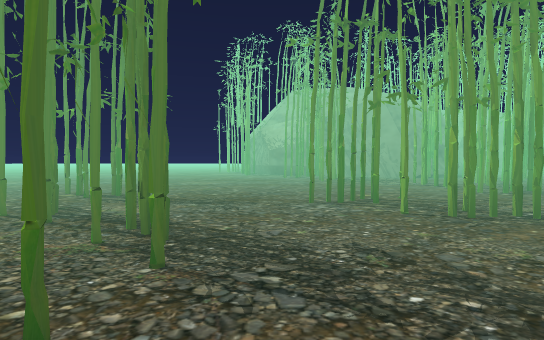
View 1 (above)

22 first-person views from a walk through a 3-D level made in the Unity game engine. The camera is 1.3 m above the floor, tilts 2° down and sees 80° across. The floor is counted in squares, 2 m on a side. Each view is taken from the middle of a square. On the plan, view 1 faces up. The plan holds only what a view shows up to about 10 squares ahead; the rest is blank. The place goes on beyond the plan. The player character is not drawn. Some animated figures are left out. Some surface patterns are stand-ins.

View 2
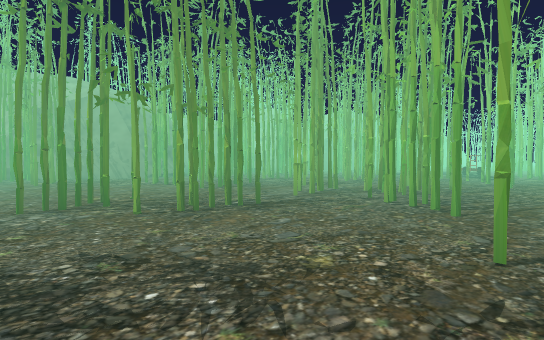

View 3
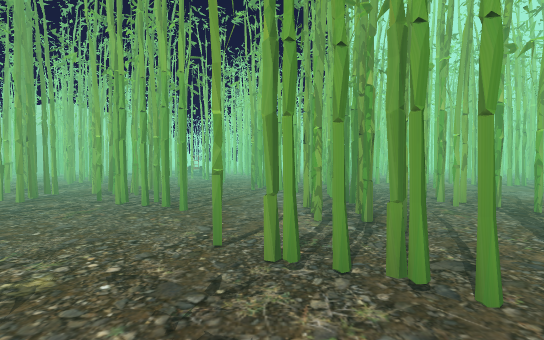

View 4
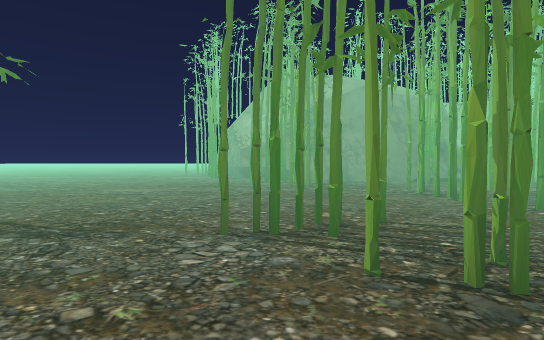

View 5
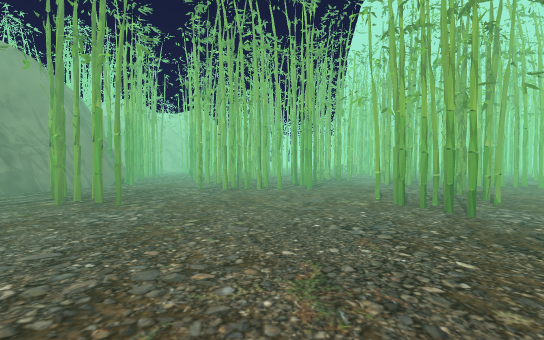

View 6
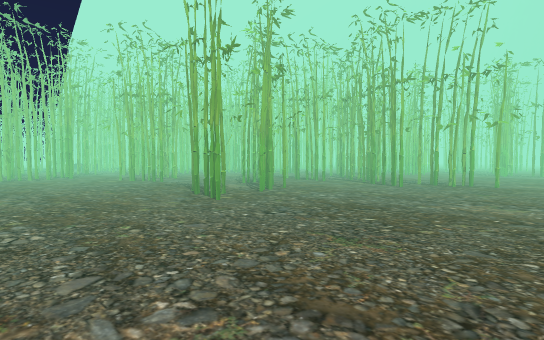

View 7
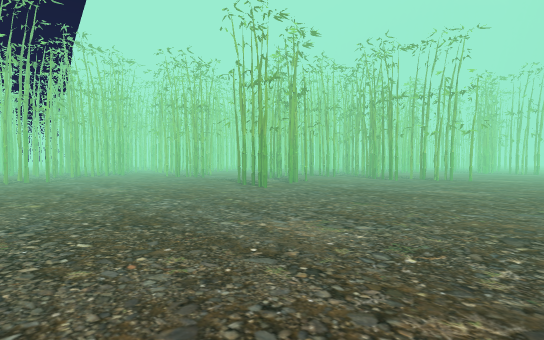

View 8
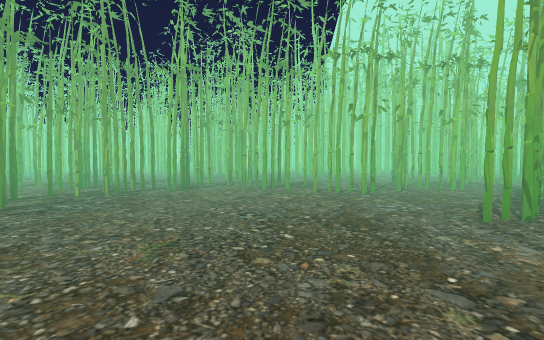

View 9
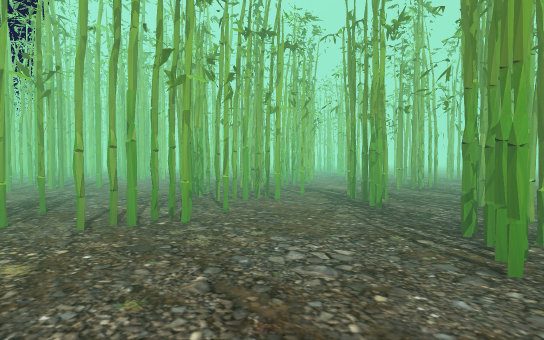

View 10
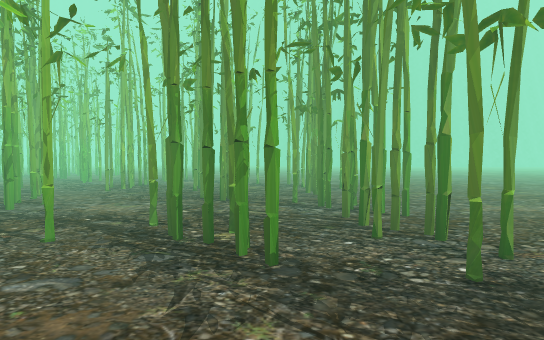

View 11
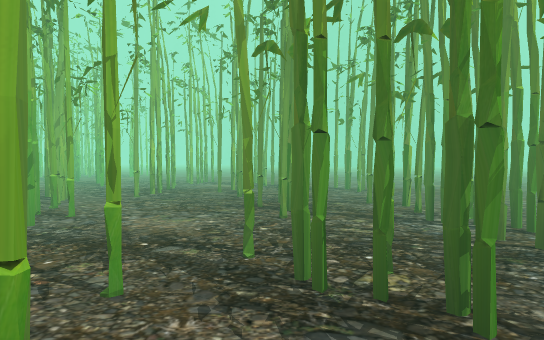

View 12
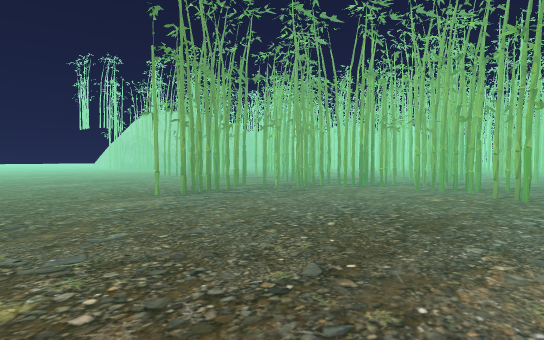

View 13
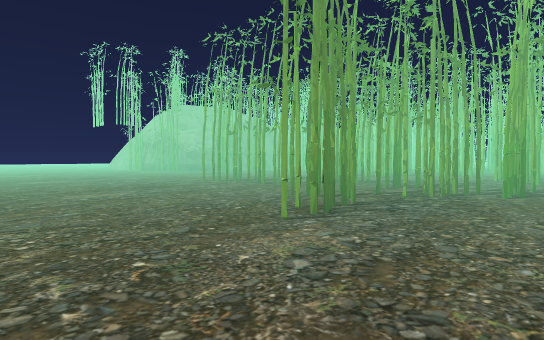

View 14
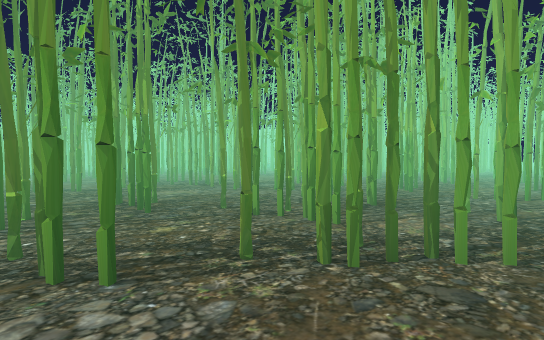

View 15
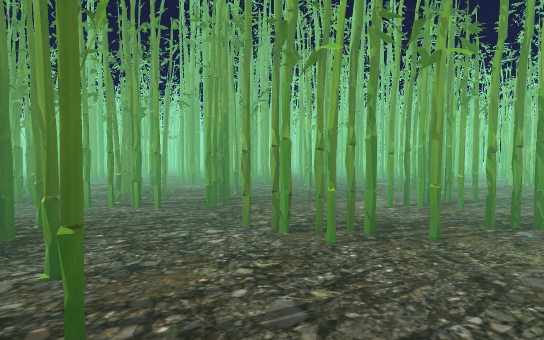

View 16
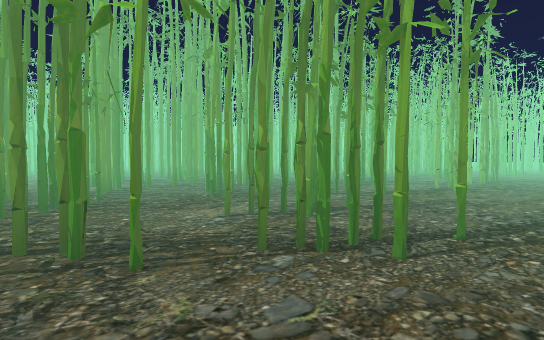

View 17
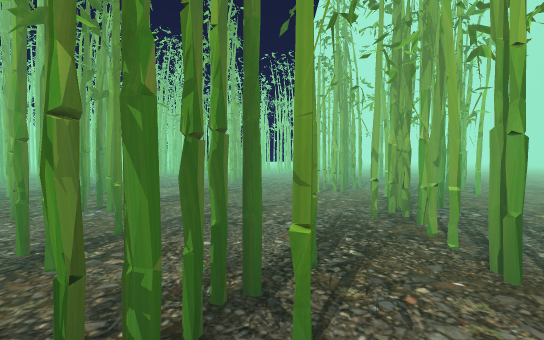

View 18
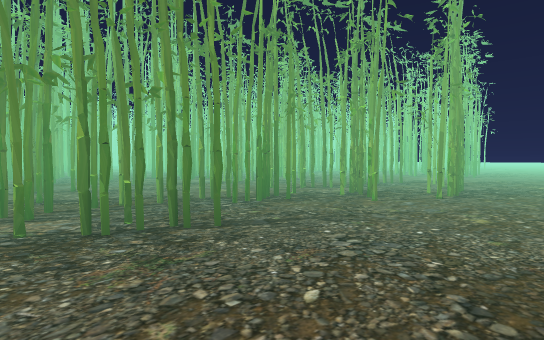

View 19
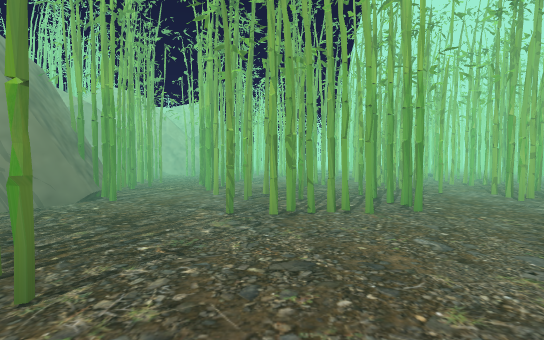

View 20
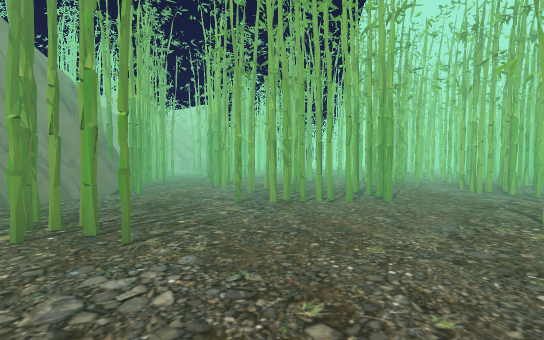

View 21
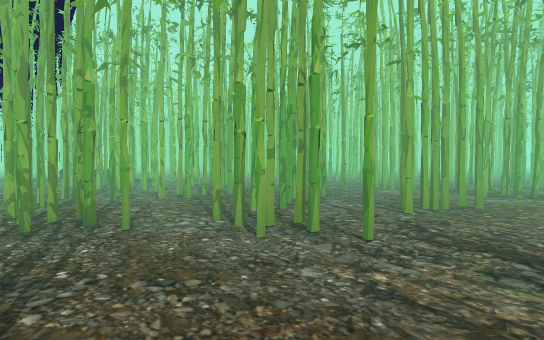

View 22
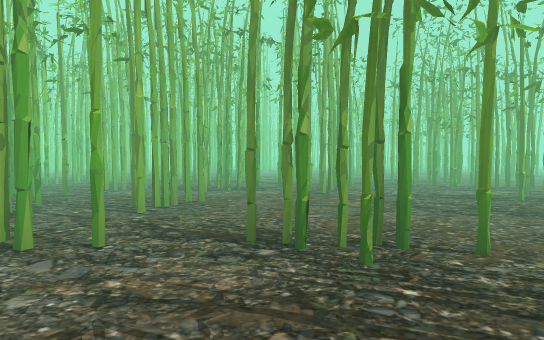

### Floor plan
Key: @ floor where view 1 was taken; # wall or solid block; x gap in a wall; . floor; T thing the floor can be seen under or through.
Columns run from 9 left of view 1 to 15 right of it. Each row starts with its distance up from view 1.
 11 ..........#...####
 10 ...........#.....#
  9 ..........#....###
  8 .............####
  7 .............##
  6 ......#......###
  5  .....#...##...#
  4  .....#....#..##
  3 ........#......##
  2 ........#....#x####
  1 ...###.T#.........#
  0 ...##.TT.@.#...####
 -1 ......TTT.######.##
 -2 ........####  ####
 -3 .......###
 -4 ......#.#
 -5 .  T..##
 -6    TT..##
 -7    .TT.##
 -8   ..TTT.#
 -9  ...T...TT
-10  ...TTT.TT ####
-11 ....TTT..TT##.##
-12 ....T..TTTT#..##
-13 ....T..TT......##
-14 ......#.T.####.###   #
-15  .......#..###...#####.
-16         ....#T.........
-17           ..#TTT.##..
-18             #TTTTT###..
-19             .TT..#####..
-20             ......### ...
-21             .............
-22             ..........

Where each view was taken, in squares from view 1:
view 1: 0 up, 0 right, facing up
view 2: 0 up, 0 right, facing up-right
view 3: 0 up, 0 right, facing right
view 4: 2 up, 1 right, facing up
view 5: 7 up, 3 left, facing right
view 6: 9 up, 8 left, facing down-right
view 7: 11 up, 9 left, facing down-right
view 8: 3 down, 9 left, facing right
view 9: 3 down, 6 left, facing down-right
view 10: 5 down, 4 left, facing down
view 11: 6 down, 3 left, facing down
view 12: 5 down, 9 left, facing up-right
view 13: 2 down, 9 left, facing up-right
view 14: 15 down, 5 left, facing up-right
view 15: 16 down, 1 left, facing up-right
view 16: 17 down, 1 right, facing up-right
view 17: 16 down, 2 right, facing right
view 18: 22 down, 3 right, facing up-right
view 19: 8 up, 0 right, facing right
view 20: 8 up, 1 left, facing right
view 21: 6 up, 3 right, facing down-right
view 22: 6 up, 3 right, facing down
